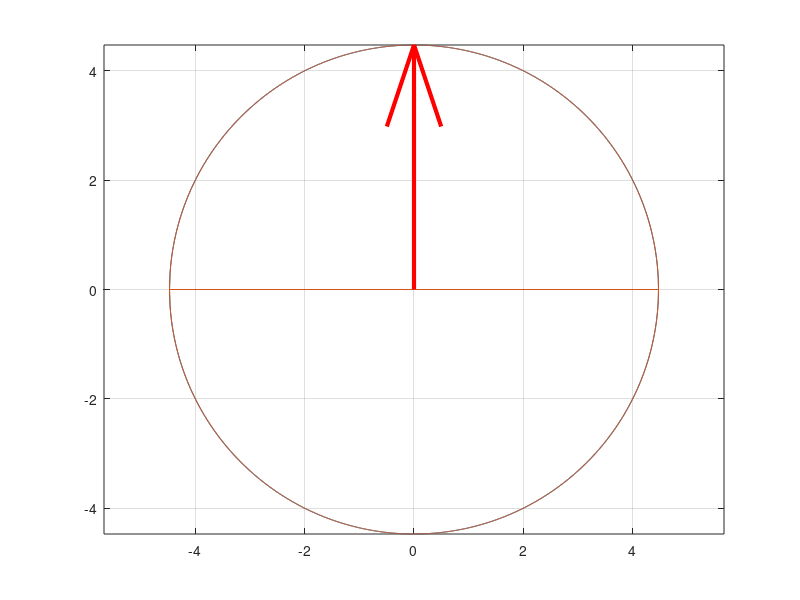

Recreate this plot in MATLAB. (Note: this script raises an error after producing the figure.)
A = [4 0;
   3 -5;];
[U, S, V] = svd(A);
SignChanger = [1 0; 0 -1;];
U = U * SignChanger;
V = V * SignChanger;
HASIL = V(1:2, 1);
HASIL = V'*[1; 1;];
HASIL = S*HASIL;
% HASIL = U*HASIL
JariKuadrat = HASIL(1,1)*HASIL(1,1) + HASIL(2,1) * HASIL(2,1);
Jari2 = sqrt(JariKuadrat);
x = -Jari2 : 0.01 : Jari2;
x = [x Jari2];
[mx, nx] = size(x);
y1 = zeros(1, nx);
y2 = zeros(1, nx);
for i = 1:nx
    y1(1, i) = sqrt(JariKuadrat - x(1, i)*x(1,i));
    y2(1, i) = -sqrt(JariKuadrat - x(1, i)*x(1,i));
end
x = [x x];
y = [y1 y2];
HASIL
plot(x, y, x, y)
hold on
% quiver(zeros(1,2), zeros(1,2), V(1, 1:2), V(2,1:2), 'linewidth', 3, 'color', 'r', 'AutoScale','off')
quiver(0, 0, HASIL(1,1), HASIL(2,1), 'linewidth', 3, 'color', 'r', 'AutoScale','off')
grid on
axis equal
xline(0)
yline(0)